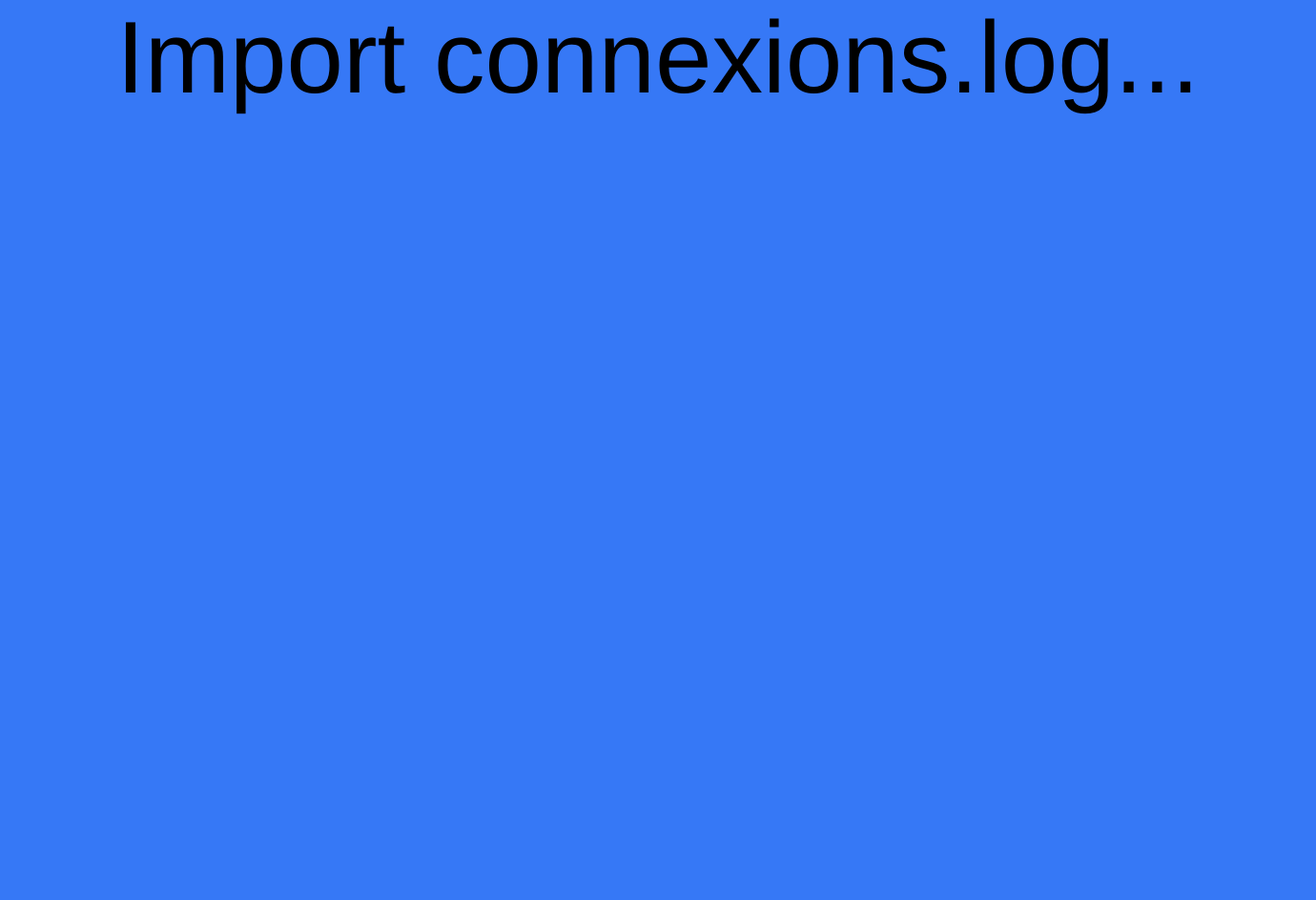
<?xml version="1.0" encoding="UTF-8"?>
<ui version="4.0">
 <class>page_connexion_log</class>
 <widget class="QWidget" name="page_connexion_log">
  <property name="geometry">
   <rect>
    <x>0</x>
    <y>0</y>
    <width>1380</width>
    <height>944</height>
   </rect>
  </property>
  <property name="windowTitle">
   <string>Form</string>
  </property>
  <property name="styleSheet">
   <string notr="true">background-color : #3678f6;</string>
  </property>
  <layout class="QVBoxLayout" name="verticalLayout">
   <property name="spacing">
    <number>0</number>
   </property>
   <property name="leftMargin">
    <number>0</number>
   </property>
   <property name="topMargin">
    <number>0</number>
   </property>
   <property name="rightMargin">
    <number>0</number>
   </property>
   <property name="bottomMargin">
    <number>0</number>
   </property>
   <item>
    <widget class="QLabel" name="label">
     <property name="font">
      <font>
       <pointsize>80</pointsize>
      </font>
     </property>
     <property name="text">
      <string>Import connexions.log...</string>
     </property>
     <property name="alignment">
      <set>Qt::AlignCenter</set>
     </property>
    </widget>
   </item>
   <item>
    <widget class="QWidget" name="widget" native="true">
     <property name="sizePolicy">
      <sizepolicy hsizetype="Preferred" vsizetype="Expanding">
       <horstretch>0</horstretch>
       <verstretch>0</verstretch>
      </sizepolicy>
     </property>
    </widget>
   </item>
  </layout>
 </widget>
 <resources/>
 <connections/>
</ui>
